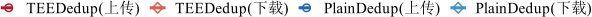

The script that drew this image:
library(grid)
library(ggplot2)
library(extrafont)
require(scales)
font_import()
loadfonts()

mywidth=6
myheight=0.3
my_color=c("#B2182B","#D6604D","#2166AC","#4393C3")
my_value=c(1,5,1,5)
my_line=c("dashed","solid","dashed","solid")


if(T){
    x1 <- read.table("expb2_trace_ms_data_plain_sgx.txt",header=TRUE)
    cairo_pdf(file="./expb2_trace_legend.pdf", width=mywidth, height=myheight)
    x1$Type <- factor(x1$Type, levels=c("TEEUpload", "TEEDownload", "PlainUpload", "PlainDownload"), labels=c("TEEDedup(上传)", "TEEDedup(下载)", "PlainDedup(上传)", "PlainDedup(下载)"))
    # x1$Type <- factor(x1$Type, levels=c("TEEUpload", "TEEDownload", "PlainUpload", "PlainDownload"), labels=c("TEEDedup\n    Upload", "TEEDedup\n Download", "PlainDedup\n    Upload", "PlainDedup\n Download"))
    my_hist = ggplot(data=x1, aes(x=as.factor(BatchSize), y=Performance,shape=Type, linetype=Type, colour=Type, group=Type), log= "x") +
    geom_line(size=1)  + 
    geom_point(size=2, stroke=0.75, fill="white") +
    scale_shape_manual(values=c(my_value)) +
    scale_color_manual(values=c(my_color)) +
    scale_linetype_manual(values=c(my_line)) +
    coord_cartesian(ylim=c(0, 125)) +
    scale_y_continuous(breaks=seq(0, 125, 25), labels=format(seq(0, 125, 25), scientific=FALSE)) +
    scale_x_discrete(labels=c("1","2","3","4","5"), breaks=seq(1,5,1)) + 
    ylab('Speed (MiB/s)') +
    xlab("Backup ID") +
    theme_bw() +
    theme(
        panel.grid.major=element_blank(), panel.grid.minor=element_blank(),
	    panel.background=element_blank(), 
	    panel.border = element_blank(),
        legend.title = element_blank(),
        legend.key.size=unit(0.5, "cm"),
        legend.text=element_text(size=11,family="Times New Roman"),
        legend.direction="horizontal",
        legend.margin = margin(t = 0, unit='cm'),
        plot.margin=unit(c(0,0,0,0), "cm")
    )
    g_legend <- function(a.gplot){
    tmp <- ggplot_gtable(ggplot_build(a.gplot))
    leg <- which(sapply(tmp$grobs, function(x) x$name) == "guide-box")
    legend <- tmp$grobs[[leg]]
    return(legend)}
    legend <- g_legend(my_hist)
    # or use cowplot package
    # legend <- cowplot::get_legend(my_hist)
    grid.newpage()
    grid.draw(legend)
}
